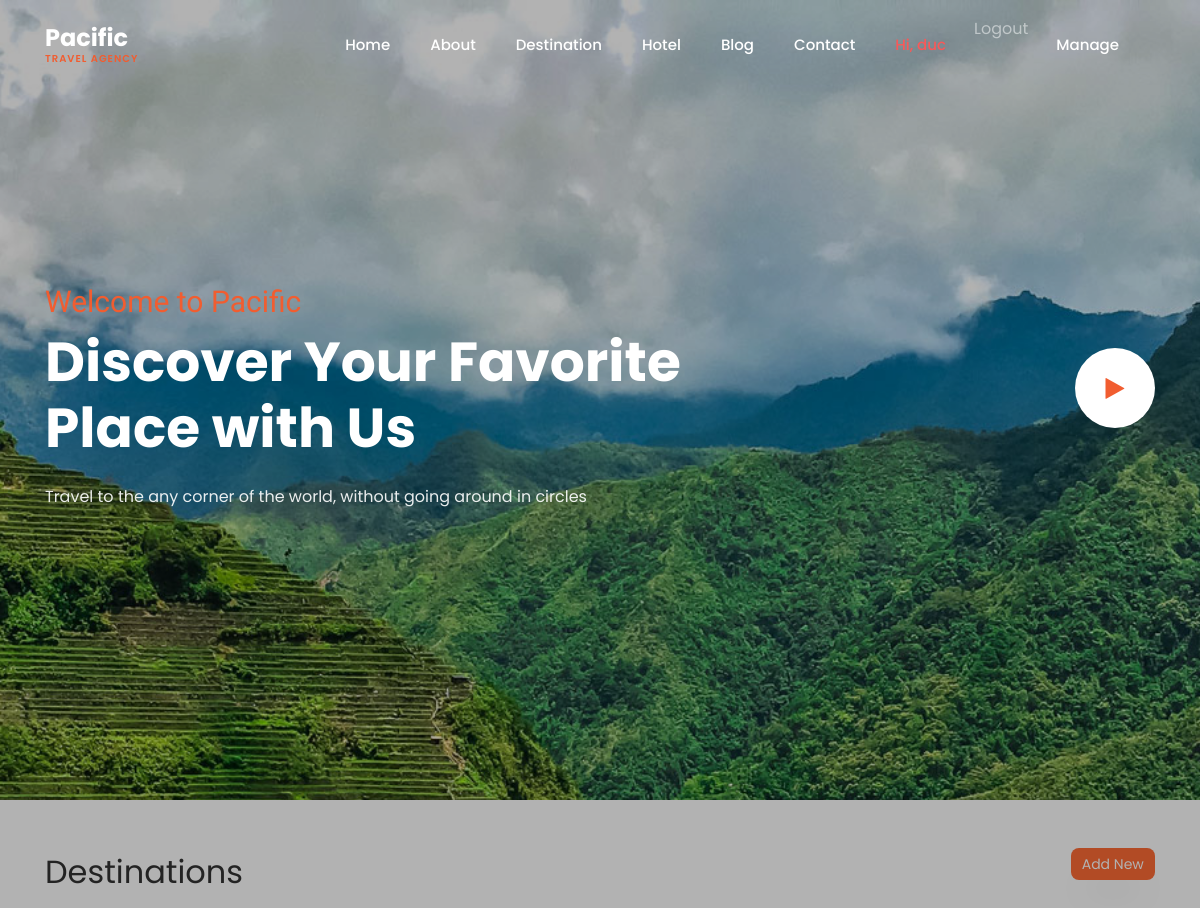
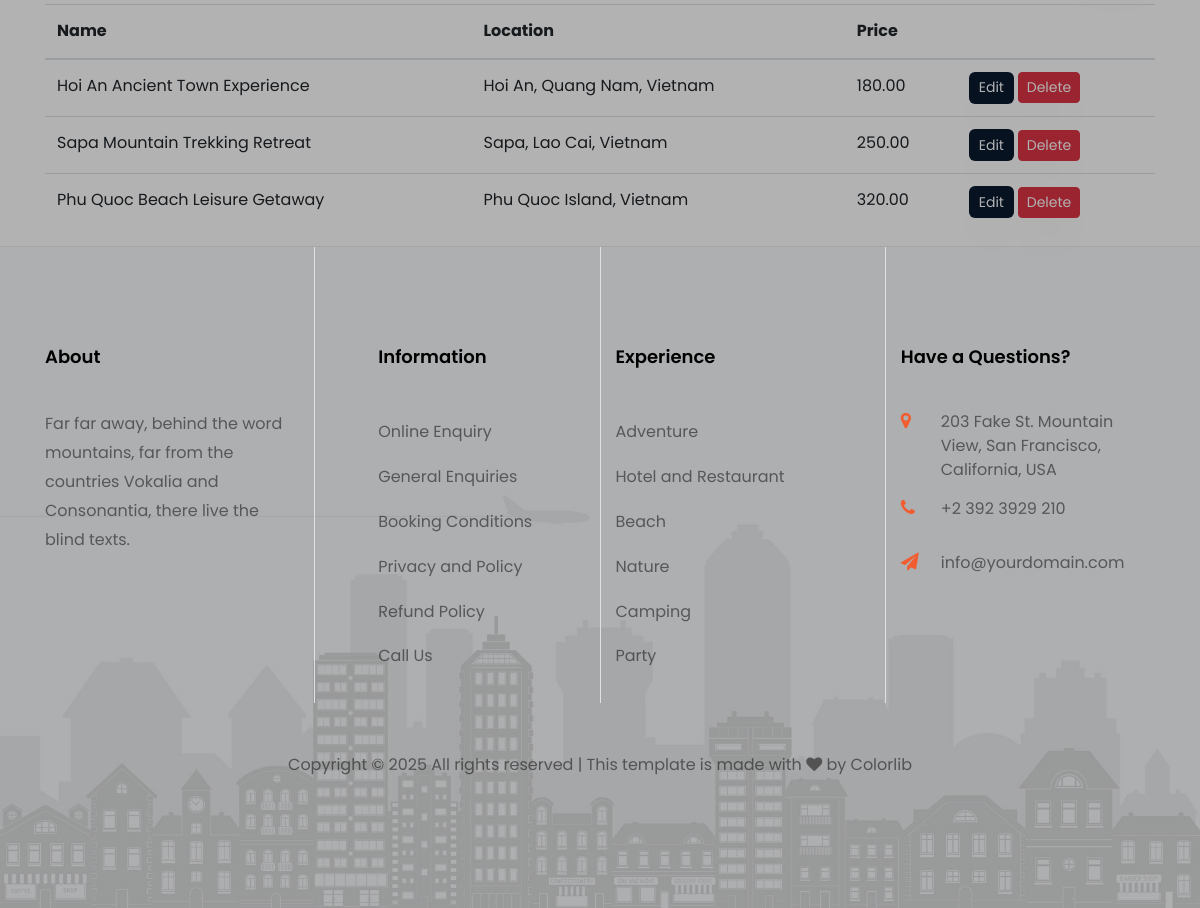
The page /manage/destinations/ (signed in) on the database its author committed (2 pictures, top to bottom).
### app/models.py (models this page shows, shortened)
class Destination(models.Model):
    name = models.CharField(max_length=200)
    image = models.ImageField(upload_to='destinations/')
    price = models.DecimalField(max_digits=10, decimal_places=2)
    duration = models.CharField(max_length=50)
    location = models.CharField(max_length=200)
    bath_count = models.IntegerField(default=0)
    bed_count = models.IntegerField(default=0)
    amenity = models.CharField(max_length=100)
    description = models.TextField(blank=True, null=True)

### app/views.py (the view)
    def _wrapped(request, *args, **kwargs):
        if not request.user.is_staff:
            messages.error(request, 'Bạn không có quyền truy cập trang này.')
            return redirect('index')
        return view_func(request, *args, **kwargs)

### app/views.py (called while the page is built)
def staff_required(view_func):
    def _wrapped(request, *args, **kwargs):
        if not request.user.is_staff:
            messages.error(request, 'Bạn không có quyền truy cập trang này.')
            return redirect('index')
        return view_func(request, *args, **kwargs)
    return _wrapped

@login_required
@staff_required
def destination_list_manage(request):
    destinations = Destination.objects.all()
    return render(request, 'destination_list_manage.html', {'destinations': destinations})

### templates/destination_list_manage.html
{% extends 'base.html' %}
{% block content %}
<div class="container mt-5">
    <h2>Destinations <a href="{% url 'destination_add' %}" class="btn btn-orange btn-sm float-right">Add New</a></h2>
    <table class="table mt-3">
        <thead>
            <tr>
                <th>Name</th>
                <th>Location</th>
                <th>Price</th>
                <th></th>
            </tr>
        </thead>
        <tbody>
            {% for d in destinations %}
            <tr>
                <td>{{ d.name }}</td>
                <td>{{ d.location }}</td>
                <td>{{ d.price }}</td>
                <td>
                    <a href="{% url 'destination_edit' d.pk %}" class="btn btn-sm btn-navy">Edit</a>
                    <a href="{% url 'destination_delete' d.pk %}" class="btn btn-sm btn-danger">Delete</a>
                </td>
            </tr>
            {% empty %}
            <tr><td colspan="4">No destinations</td></tr>
            {% endfor %}
        </tbody>
    </table>
</div>
{% endblock %}

### rows shown on the page
Destination: name "Hoi An Ancient Town Experience", location "Hoi An, Quang Nam, Vietnam", price "180.00"
Destination: name "Sapa Mountain Trekking Retreat", location "Sapa, Lao Cai, Vietnam", price "250.00"
Destination: name "Phu Quoc Beach Leisure Getaway", location "Phu Quoc Island, Vietnam", price "320.00"
